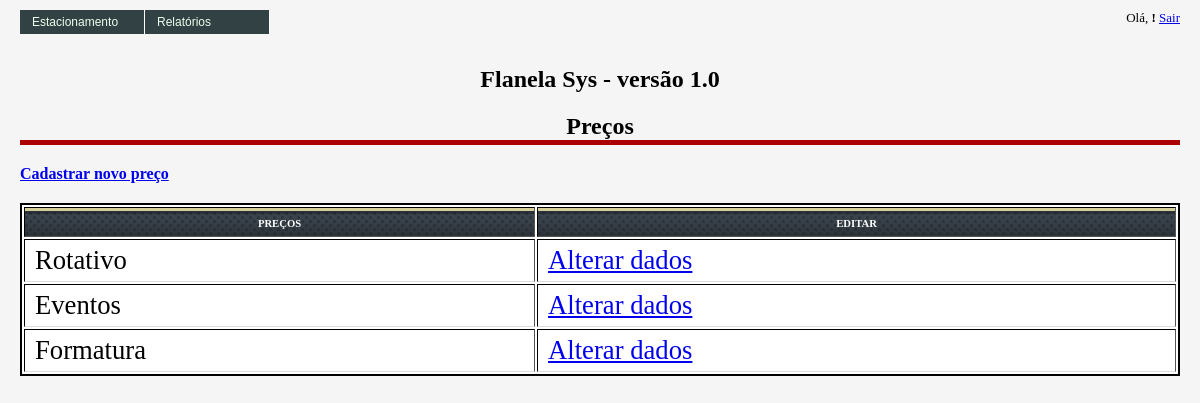
/admin/precos/index.php, run on the app's committed database.
### tables this page shows
CREATE TABLE IF NOT EXISTS `fla_precos` (
  `cod_preco` int(10) unsigned NOT NULL AUTO_INCREMENT,
  `des_preco` varchar(50) NOT NULL,
  `val_minimo` decimal(5,2) NOT NULL,
  `tip_cobranca` char(1) NOT NULL,
  `val_hora` decimal(5,2) DEFAULT NULL,
  `val_fracao` decimal(5,2) DEFAULT NULL,
  `tem_tolerancia` int(2) NOT NULL DEFAULT '10',
  `val_diaria` decimal(5,2) DEFAULT NULL,
  `tem_diaria` int(2) DEFAULT '8',
  `tem_minimo` int(2) DEFAULT '30',
  PRIMARY KEY (`cod_preco`)
);

### classes/fla_precos.class.php (called while the page is built, shortened)
<?php
class fla_precos {
	private $cod_preco;
	public function get_cod_preco() {
		return $this->cod_preco;
	}
    function buscaPrecos($objPreco) {
        $objConexao = new fla_conexao();
        $where = "";
        $SQL = "SELECT
                    cod_preco,
                    des_preco,
                    val_minimo,
					val_hora,
					val_fracao,
					val_diaria,
                    tip_cobranca,
					tem_tolerancia,
					tem_diaria,
					tem_minimo
                FROM
                    fla_precos "
				. $where . "
                ORDER BY
                    cod_preco";
        $rsPreco = $objConexao->query($SQL);
        $arrPrecos = array();
        $aux = 0;
        while($preco = $rsPreco->fetch(PDO::FETCH_ASSOC)){
            $arrPrecos[$aux]['cod_preco']       = $preco['cod_preco'];
            $arrPrecos[$aux]['des_preco']       = $preco['des_preco'];
            $arrPrecos[$aux]['val_minimo']      = $preco['val_minimo'];
			$arrPrecos[$aux]['val_hora']        = $preco['val_hora'];
			$arrPrecos[$aux]['val_fracao']      = $preco['val_fracao'];
			$arrPrecos[$aux]['val_diaria']      = $preco['val_diaria'];
            $arrPrecos[$aux]['tip_cobranca']    = $preco['tip_cobranca'];
			$arrPrecos[$aux]['tem_tolerancia']  = $preco['tem_tolerancia'];
			$arrPrecos[$aux]['tem_diaria']      = $preco['tem_diaria'];
			$arrPrecos[$aux]['tem_minimo']      = $preco['tem_minimo'];
            $aux++;
        }
        return $arrPrecos;
    }
}
?>

### admin/precos/index.php (the view, shortened to what this page needs)
<?php
    include_once('../../includes/config.php');
	include_once($path_classes.'fla_precos.class.php');
	$objPrecos     = new fla_precos();
	$arrPrecos = $objPrecos->buscaPrecos($objPrecos);
?>
<html>
	<head>
		<link href="../../images/style.css" rel="stylesheet" type="text/css" />
		<link href="../images/style.css" rel="stylesheet" type="text/css" />
	</head>
	<body>
		<div class="content">
<?php
			include_once("../../menu.php");
?>
			<div class="data">
				<h1 style="text-align:center;"> Preços </h1>
				<p style="border-bottom:none;"> <a href="editar_preco.php"> Cadastrar novo preço </a> </p>
				<table style="width:100%;" border="1" align="center">
					<tr>
						<th> Preços </th>
						<th> Editar </th>
					</tr>
<?php
				for ($i=0;$i < count($arrPrecos); $i++) {
					echo '<tr>'.chr(10);
					echo '<td>' . $arrPrecos[$i]['des_preco'] . '</td>'.chr(10);
					echo sprintf('<td> <a href="editar_preco.php?cod_preco=%s">Alterar dados</a> </td>',$arrPrecos[$i]['cod_preco']).chr(10);
					echo '</tr>'.chr(10);
				}
?>
				</table>
			</div>
		</div>
	</body>
</html>

### images/style.css (style rules this page uses)
body { font-family:tahoma; padding:0px; margin:0px; background:#f5f5f5; }
div.content { padding:10px 20px; }
div.content h1 { font-size:18pt; border-bottom:5px solid #a00; padding:0px; margin:10px 0px 20px; width:100%; }
p { font-size:12pt; border-bottom:5px solid #a00; padding:0px; text-align: left; margin:10px 0px 20px; width:100%; font-weight: bolder; }
div.content div.data table { border:2px solid #000; background:#fff; width:100%; }
div.content div.data table td { font-size:20pt; padding:5px 10px; border-bottom:1px solid #ddd; text-align: left; }
div.content div.data table th { text-align: center; font-size: 8pt; padding: 10px 10px 7px; text-transform: uppercase; color: #fff; background:url(head.gif) left -5px repeat-x; }

### data on the page
fla_precos: des_preco "Rotativo"
fla_precos: des_preco "Eventos"
fla_precos: des_preco "Formatura"

### other printed values
$titulo_pagina "Flanela Sys - versão 1.0"
